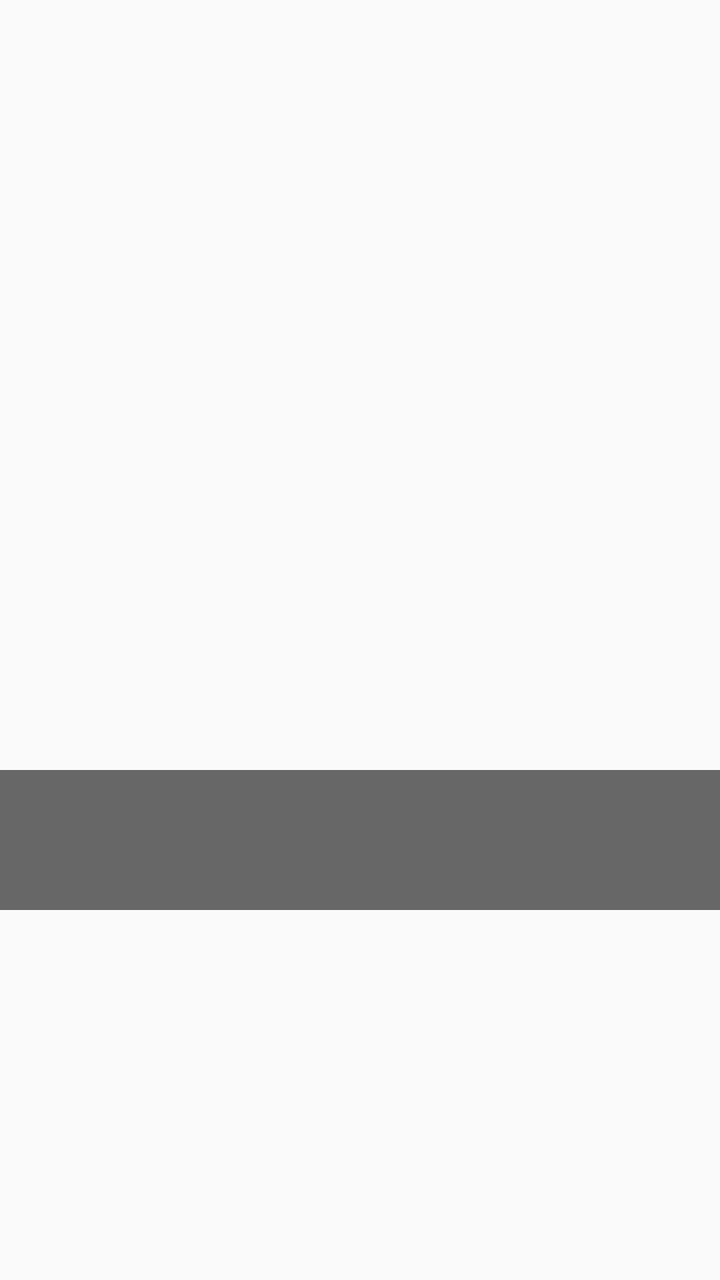
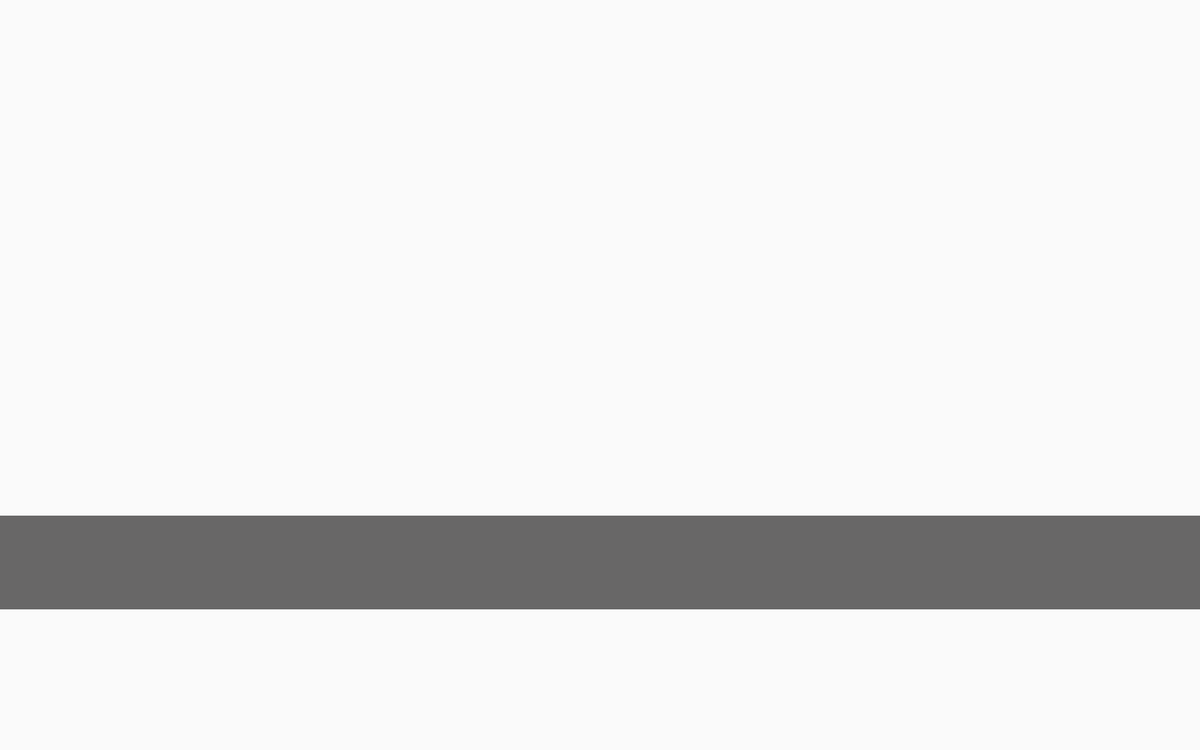

One screen, two layout resources from the same app: the default and the repository's alternative for another configuration. Each is rendered where Android would select it; the XML of both is given below.
<!-- AndroidManifest.xml: application theme AppTheme -->
<!-- res/layout/view_custom.xml -->
<?xml version="1.0" encoding="utf-8"?>
<LinearLayout xmlns:android="http://schemas.android.com/apk/res/android"
    android:layout_width="fill_parent"
    android:layout_height="fill_parent"
    android:gravity="center"
    android:orientation="vertical">

    <ImageView
        android:id="@+id/fruitImageView"
        android:layout_width="match_parent"
        android:layout_height="200dp"
        android:scaleType="centerCrop" />

    <TextView
        android:id="@+id/labelTextView"
        android:layout_width="match_parent"
        android:layout_height="70dp"
        android:padding="4dp"
        android:textSize="12dp"
        android:background="@color/colorAccent" />
</LinearLayout>
<!-- resources referenced by this layout -->
<resources>
  <color name="colorAccent">#686767</color>
  <!-- from res/values-v21/ -->
  <style name="AppTheme" parent="Theme.AppCompat.Light.NoActionBar">
          
          <item name="colorPrimary">@color/colorBlack</item>
          <item name="colorPrimaryDark">@color/colorGary</item>
          <item name="colorAccent">@color/colorAccent</item>
          <item name="android:itemBackground">@color/colorBlack</item>
          <item name="android:textColor">@color/colorWhite</item> 
  
      </style>
  <color name="colorBlack">#000000</color>
  <color name="colorGary">#787272</color>
  <color name="colorWhite">#ffffff</color>
</resources>
<!-- res/layout-xlarge/view_custom.xml (the repository's variant of the layout above) -->
<!-- drawn on a large tablet held sideways -->
<?xml version="1.0" encoding="utf-8"?>
<RelativeLayout xmlns:android="http://schemas.android.com/apk/res/android"
    android:layout_width="fill_parent"
    android:layout_height="fill_parent"
    android:gravity="center"
    android:orientation="vertical">

    <ImageView
        android:id="@+id/fruitImageView"
        android:layout_width="match_parent"
        android:layout_height="400dp"
        android:scaleType="centerCrop" />
    <TextView
        android:id="@+id/labelConView"
        android:layout_width="541dp"
        android:layout_height="194dp"
        android:layout_alignBottom="@+id/fruitImageView"
        android:gravity="center"
        android:layout_centerHorizontal="true"
        android:textSize="50dp" />

    <TextView
        android:id="@+id/labelTextView"
        android:layout_width="match_parent"
        android:layout_height="100dp"
        android:layout_below="@+id/fruitImageView"
        android:padding="4dp"
        android:textSize="20dp"
        android:background="@color/colorAccent" />
</RelativeLayout>
